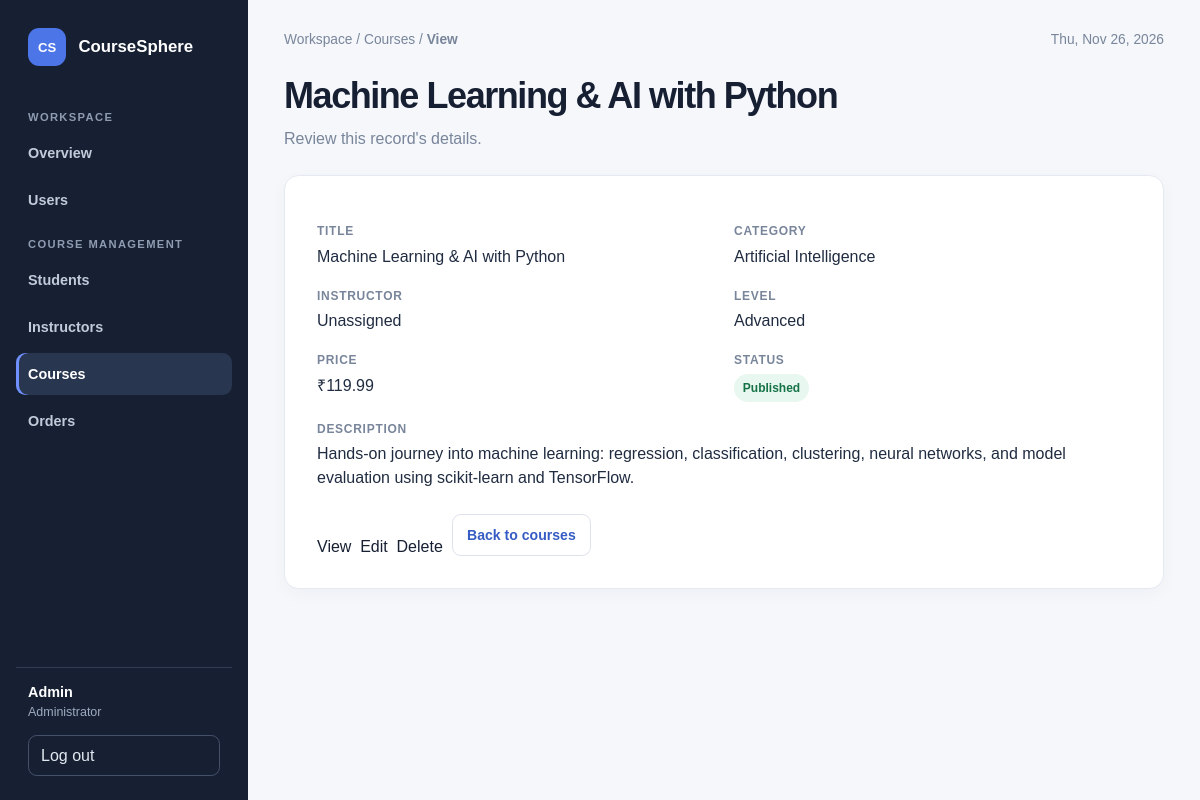
/accounts/admin/courses/5/ (signed in), run on an earlier commit of the app's database.
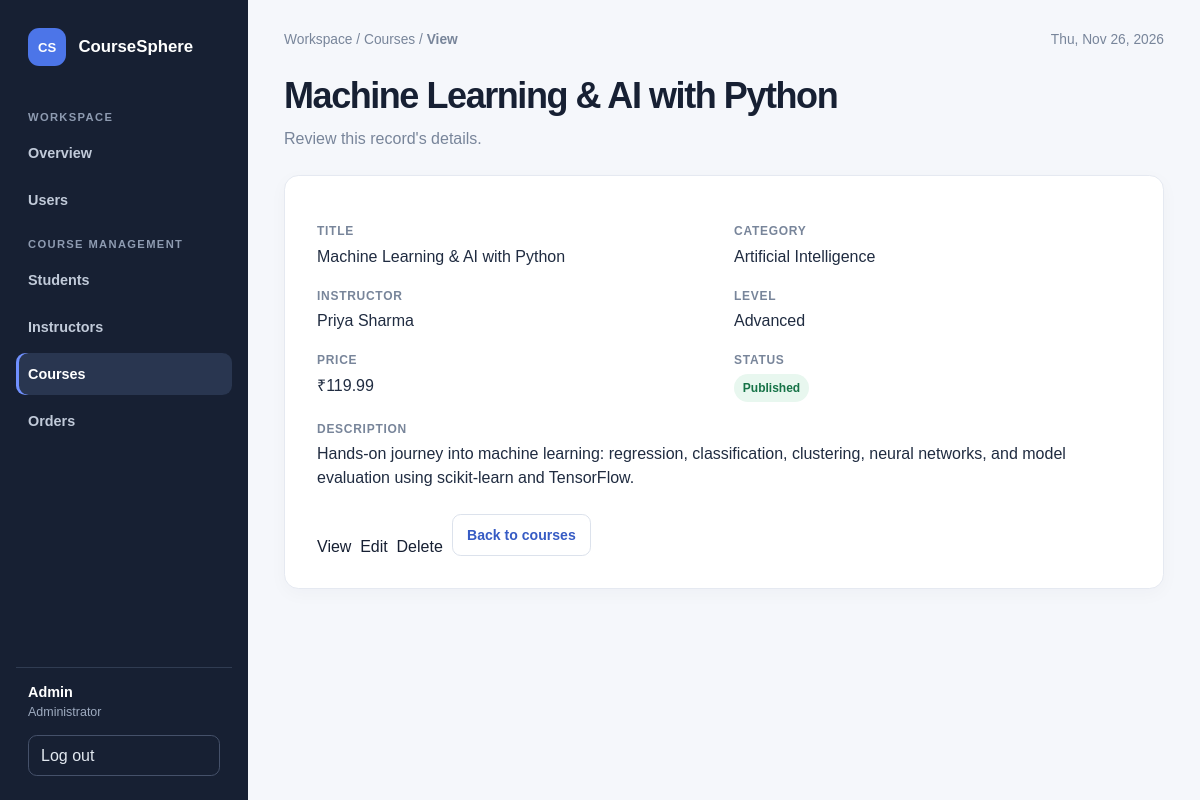
And on a later commit of the database.
### courses/models.py (models this page shows)
class Course(models.Model):
    class Level(models.TextChoices):
        BEGINNER = "beginner", "Beginner"
        INTERMEDIATE = "intermediate", "Intermediate"
        ADVANCED = "advanced", "Advanced"
    title = models.CharField(max_length=200)
    category = models.CharField(max_length=100)
    price = models.DecimalField(
        max_digits=10,
        decimal_places=2,
        validators=[MinValueValidator(0)],
    )
    description = models.TextField()
    instructor = models.ForeignKey(
        "accounts.Instructor",
        on_delete=models.SET_NULL,
        related_name="courses",
        null=True,
        blank=True,
    )
    level = models.CharField(
        max_length=12,
        choices=Level.choices,
        default=Level.BEGINNER,
    )
    is_published = models.BooleanField(default=False)
    created_at = models.DateTimeField(auto_now_add=True)
    updated_at = models.DateTimeField(auto_now=True)
    class Meta:
        ordering = ["title"]
        constraints = [
            models.CheckConstraint(
                condition=Q(price__gte=0),
                name="course_price_nonnegative",
            ),
        ]
    def __str__(self):
        return self.title

### accounts/models.py (models this page shows, shortened)
class Person(models.Model):
    user = models.OneToOneField(
        settings.AUTH_USER_MODEL,
        on_delete=models.CASCADE,
        null=True,
        blank=True,
        related_name="%(class)s_profile",
    )
    name = models.CharField(max_length=150)
    email = models.EmailField(unique=True)
    class Meta:
        abstract = True

class Instructor(Person):
    employee_id = models.CharField(max_length=50, unique=True)
    specialization = models.CharField(max_length=100)

### accounts/views.py (the view, shortened to what this page needs)
@login_required(login_url="accounts:login")
def admin_record(request, section, pk, action):
    if not request.user.is_staff:
        raise PermissionDenied
    if section not in {"users", "students", "instructors", "courses", "orders"}:
        raise Http404("Unknown admin section.")
    if action not in {"view", "edit", "delete"}:
        raise Http404("Unknown admin action.")
    if action == "view" and request.method != "GET":
        return HttpResponseNotAllowed(["GET"])
    if action != "view" and request.method not in {"GET", "POST"}:
        return HttpResponseNotAllowed(["GET", "POST"])
    record = _get_admin_record(section, pk)
    if (
        section == "users"
        and record.is_superuser
        and not request.user.is_superuser
    ):
        raise PermissionDenied
    if (
        action == "delete"
        and section in {"students", "instructors"}
        and record.user_id == request.user.pk
    ):
        raise PermissionDenied
    if (
        action == "delete"
        and section == "users"
        and record.pk == request.user.pk
    ):
        raise PermissionDenied
    form_classes = {
        "users": AdminUserForm,
        "students": AdminStudentForm,
        "instructors": AdminInstructorForm,
        "courses": AdminCourseForm,
        "orders": AdminOrderForm,
    }
    record_labels = {
        "users": "user account",
        "students": "student",
        "instructors": "instructor",
        "courses": "course",
        "orders": "order",
    }
    delete_warnings = {
        "users": (
            "This also removes the account's role profile and related enrollments, "
            "carts, and orders. Instructor courses will remain but become unassigned."
        ),
        "students": (
            "This removes the student's login account, profile, enrollments, "
            "cart, and orders."
        ),
        "instructors": (
            "This removes the instructor's login account and profile. Their "
            "courses will remain but become unassigned."
        ),
        "courses": (
            "This removes the course and its cart/enrollment links. Existing "
            "orders remain, but will no longer list this course."
        ),
        "orders": "This permanently removes the order and its payment record.",
    }
    context = {
        "action": action,
        "active_section": section,
        "delete_warning": delete_warnings[section],
        "profile": Admin.objects.filter(user=request.user).first(),
        "record": record,
        "record_label": record_labels[section],
        "section_title": section.title(),
    }
    if action == "view":
        return render(request, "accounts/admin_record.html", context)

### accounts/views.py (called while the page is built, shortened)
def _get_admin_record(section, pk):
    if section == "users":
        return get_object_or_404(get_user_model(), pk=pk)
    if section == "students":
        return get_object_or_404(Student.objects.select_related("user"), pk=pk)
    if section == "instructors":
        return get_object_or_404(Instructor.objects.select_related("user"), pk=pk)
    if section == "courses":
        return get_object_or_404(Course.objects.select_related("instructor"), pk=pk)

### accounts/templates/accounts/admin_record.html (shortened to what the changed rows need)
<!doctype html>
<html lang="en">
<head>
</head>
<body>
    <div class="dashboard-layout">
        <main class="main-content">
            <section aria-labelledby="record-heading">
                <h1 class="page-heading" id="record-heading">
                    {% if action == "view" %}{{ record }}{% elif action == "edit" %}Edit {{ record_label }}{% elif action == "add" %}Add {{ record_label }}{% else %}Delete {{ record_label }}{% endif %}
                </h1>
                <p class="page-description">
                    {% if action == "view" %}Review this record's details.
                    {% elif action == "edit" %}Update the information and save your changes.
                    {% elif action == "add" %}Enter the information below to create a new {{ record_label }}.
                    {% else %}Confirm whether you want to permanently remove this record.{% endif %}
                </p>
            </section>
            {% if action == "view" %}
                <section class="content-card" aria-label="Record details">
                    <dl class="details-grid">
                        {% if active_section == "users" %}
                            <div class="detail-item"><dt class="detail-label">Username</dt><dd class="detail-value">{{ record.username }}</dd></div>
                            <div class="detail-item"><dt class="detail-label">Email</dt><dd class="detail-value">{{ record.email|default:"—" }}</dd></div>
                            <div class="detail-item"><dt class="detail-label">First name</dt><dd class="detail-value">{{ record.first_name|default:"—" }}</dd></div>
                            <div class="detail-item"><dt class="detail-label">Last name</dt><dd class="detail-value">{{ record.last_name|default:"—" }}</dd></div>
                            <div class="detail-item"><dt class="detail-label">Access</dt><dd class="detail-value">{% if record.is_superuser %}Superuser{% elif record.is_staff %}Staff{% else %}User{% endif %}</dd></div>
                            <div class="detail-item"><dt class="detail-label">Status</dt><dd class="detail-value"><span class="status{% if record.is_active %} active{% else %} inactive{% endif %}">{{ record.is_active|yesno:"Active,Inactive" }}</span></dd></div>
                            <div class="detail-item"><dt class="detail-label">Joined</dt><dd class="detail-value">{{ record.date_joined|date:"M j, Y, g:i a" }}</dd></div>
                        {% elif active_section == "courses" %}
                            <div class="detail-item"><dt class="detail-label">Title</dt><dd class="detail-value">{{ record.title }}</dd></div>
                            <div class="detail-item"><dt class="detail-label">Category</dt><dd class="detail-value">{{ record.category }}</dd></div>
                            <div class="detail-item"><dt class="detail-label">Instructor</dt><dd class="detail-value">{{ record.instructor.name|default:"Unassigned" }}</dd></div>
                            <div class="detail-item"><dt class="detail-label">Level</dt><dd class="detail-value">{{ record.get_level_display }}</dd></div>
                            <div class="detail-item"><dt class="detail-label">Price</dt><dd class="detail-value">₹{{ record.price|floatformat:2 }}</dd></div>
                            <div class="detail-item"><dt class="detail-label">Status</dt><dd class="detail-value"><span class="status{% if record.is_published %} published{% else %} draft{% endif %}">{{ record.is_published|yesno:"Published,Draft" }}</span></dd></div>
                            <div class="detail-item detail-wide"><dt class="detail-label">Description</dt><dd class="detail-value">{{ record.description|linebreaksbr }}</dd></div>
                        {% endif %}
                    </dl>
                </section>
            {% endif %}
        </main>
    </div>
</body>
</html>

What changed in the data, as far as the page shows it:
changed Course "Machine Learning & AI with Python": instructor.name "Unassigned" → "Priya Sharma"
